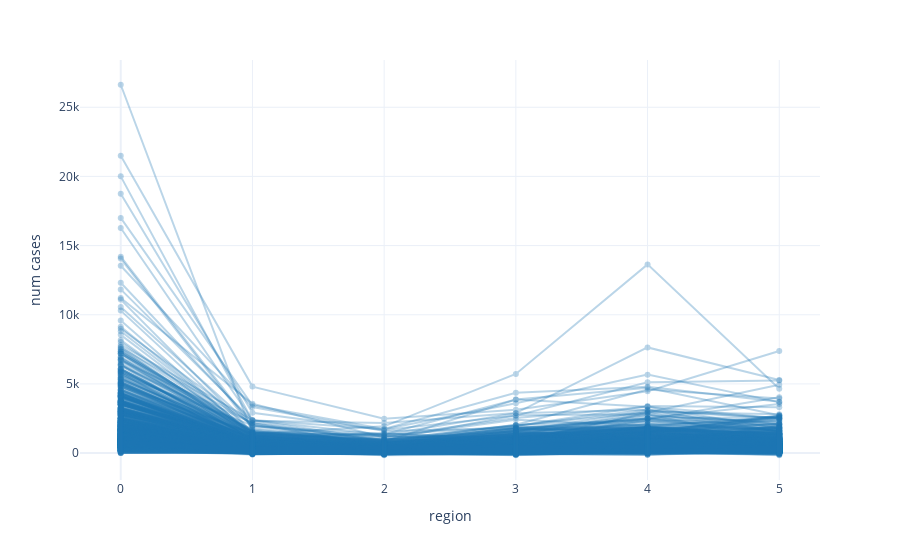

Source (notebook cell):
### Code cell
# Plot the process
plot_process(prior_samples_arviz.prior.pred_cases.values)
